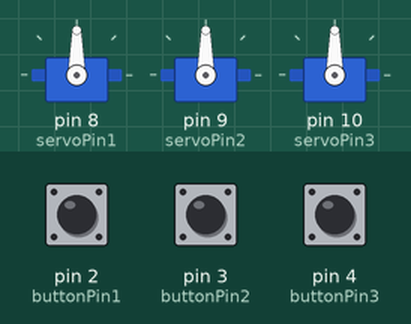
This sketch was run on a simulated Arduino Uno, built with avr-gcc and run on an emulated ATmega328P. Parts: 3 × servo. Inputs (shaded band) come from the test bench; at power-on: pin 2 (buttonPin1) HIGH, pin 3 (buttonPin2) HIGH, pin 4 (buttonPin3) HIGH.

Above: at 1.2 s.
1.3 s: pin 2 (buttonPin1) pulled LOW for 1 s
At 2.6 s:
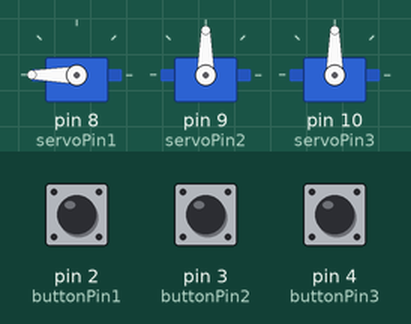
3.8 s: pin 3 (buttonPin2) pulled LOW for 3.2 s
At 7.3 s:
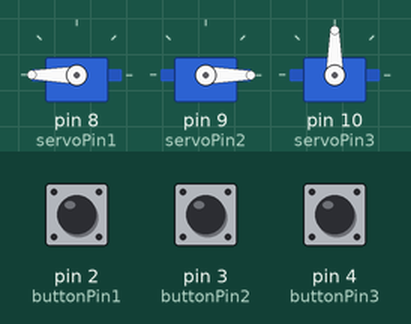
8.5 s: pin 4 (buttonPin3) pulled LOW for 0.15 s
At 9.7 s:
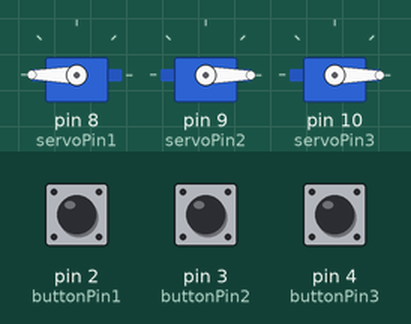
10.1 s: pin 2 (buttonPin1) pulled LOW for 0.15 s
At 11.0 s:
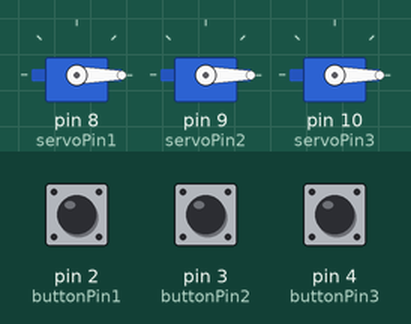
11.7 s: pin 3 (buttonPin2) pulled LOW for 0.15 s
At 12.3 s:
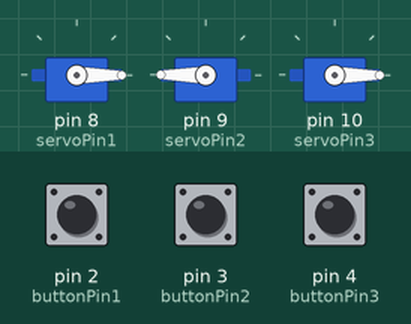
13.3 s: pin 4 (buttonPin3) pulled LOW for 1 s
At 13.45 s:
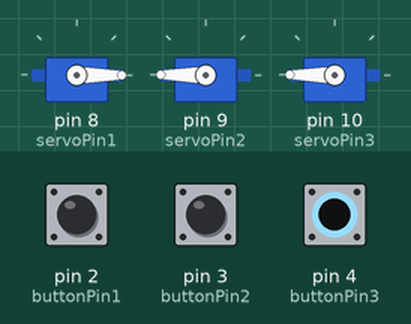
Timing chart, 0 to 16.3 s (numbered marks = the images above; inputs shaded):
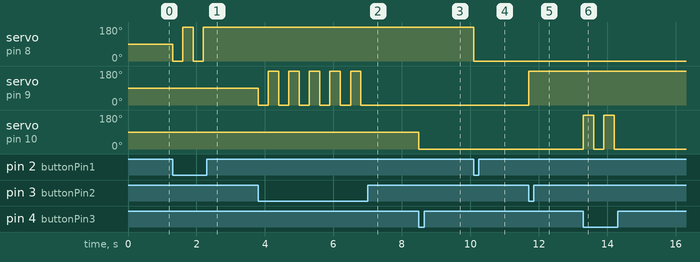

Measured:
- after the input at 1.3 s, servo on pin 8 (servoPin1): alternates 180° for 0.30 s and 0° for 0.30 s, 4 changes in all, then stays 180°, starting at once
- after the input at 3.8 s, servo on pin 9 (servoPin2): alternates 180° for 0.30 s and 0° for 0.30 s, 11 changes in all, then stays 0°, starting at once
- after the input at 8.5 s, servo on pin 10 (servoPin3): 90° → 0° at once
- after the input at 10.1 s, servo on pin 8 (servoPin1): 180° → 0° at once
- after the input at 11.7 s, servo on pin 9 (servoPin2): 0° → 180° at once
- after the input at 13.3 s, servo on pin 10 (servoPin3): alternates 180° for 0.30 s and 0° for 0.30 s, 4 changes in all, then stays 0°, starting at once

The sketch:

_3_finger.ino
```cpp
#include <Servo.h>

 // pushbutton pin
 const int buttonPin1 = 2;
 const int buttonPin2 = 3;
 const int buttonPin3 = 4;
 // servo pin
 const int servoPin1 = 8;
 const int servoPin2 = 9;
 const int servoPin3 = 10;
 Servo servo1,servo2,servo3;
 boolean state1 = true;
 boolean state2 = true;
 boolean state3 = true;
//create a variable to store a counter and set it to
void setup()
{
  servo1.attach (servoPin1);
  servo2.attach (servoPin2);
  servo3.attach (servoPin3);

  // Set up the pushbutton pins to be an input:
  pinMode(buttonPin1, INPUT);
  pinMode(buttonPin2, INPUT);
  pinMode(buttonPin3, INPUT);
}
void loop()
{
 // local variable to hold the pushbutton states
  int buttonState1;
  int buttonState2;
  int buttonState3;
  //read the digital state of buttonPin with digitalRead() function and store the           //value in buttonState variable
  buttonState1 = digitalRead(buttonPin1);
  buttonState2 = digitalRead(buttonPin2);
  buttonState3 = digitalRead(buttonPin3);
  //if the button is pressed increment counter and wait a tiny bit to give us some          //time to release the button
  if (buttonState1 == LOW) // light the LED
  {
    if (state1 == true)
    {
      servo1.write (0);
      state1=false;
    }
    else
    {
      servo1.write (180);
      state1=true;
    }
    delay(300);
  }
  if (buttonState2 == LOW) // light the LED
  {
    if (state2 == true)
    {
      servo2.write (0);
      state2=false;
    }
    else
    {
      servo2.write (180);
      state2=true;
    }
    delay(300);
  }
  if (buttonState3 == LOW) // light the LED
  {
    if (state3 == true)
    {
      servo3.write (0);
      state3=false;
    }
    else
    {
      servo3.write (180);
      state3=true;
    }
    delay(300);
  }
}
```
